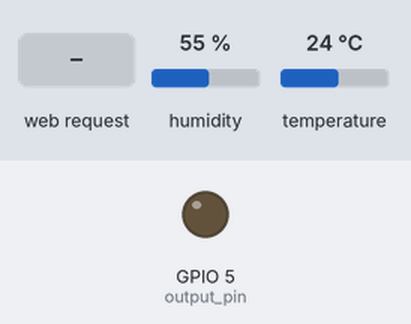
Recording of a sketch running on a simulated ESP8266 (NodeMCU). Shown: output pins drawn as LEDs (lit = HIGH). The inputs (shaded band) are chosen by the test bench; at power-on: humidity 55 %, temperature 24 °C. WiFi joins after 1.5 s; servers stay silent unless stated; what the sketch prints to the serial monitor is not drawn.

Above: at 2.7 s.
2.8 s: HTTP request GET /on received
At 4.0 s:
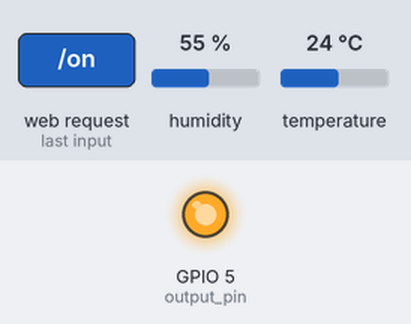
4.3 s: HTTP request GET /off received
At 5.5 s:
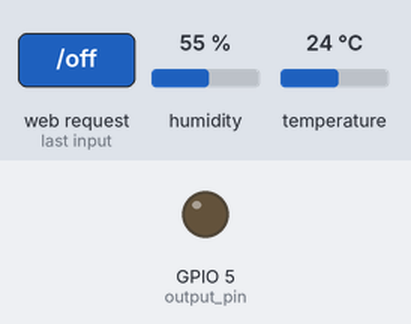
Timing chart, 0 to 7.3 s (numbered marks = the images above; inputs shaded):
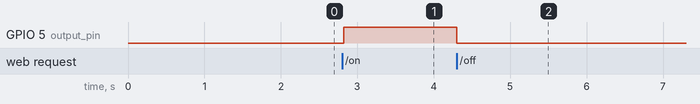

The sketch:

weather_station_lamp_control.ino
```cpp
// WiFi Weather Station

// Required libraries
#include <ESP8266WiFi.h>

// Libraries
#include "DHT.h"

// Pin
#define DHTPIN 0

// Use DHT11 sensor
#define DHTTYPE DHT11

// Initialize DHT sensor
DHT dht(DHTPIN, DHTTYPE, 15);

// WiFi parameters
const char* ssid = "Mauro Jr.'s Hub";
const char* password = "Nasabayabasan17$$";

// Create an instance of the server
WiFiServer server(80);

// Pin
int output_pin = 5;

void setup() {

  // Start Serial
  Serial.begin(115200);
  delay(10);

// Prepare GPIO5
  pinMode(output_pin, OUTPUT);
  digitalWrite(output_pin, 0);

  // Init DHT
  dht.begin();

  // Connect to WiFi network
  Serial.println();
  Serial.println();
  Serial.print("Connecting to ");
  Serial.println(ssid);

  WiFi.begin(ssid, password);

  while (WiFi.status() != WL_CONNECTED) {
    delay(500);
    Serial.print(".");
  }
  Serial.println("");
  Serial.println("WiFi connected");

  // Start the server
  server.begin();
  Serial.println("Server started");

  // Print the IP address
  Serial.println(WiFi.localIP());
}

void loop() {

  // Check if a client has connected
  WiFiClient client = server.available();
  if (!client) {
    return;
  }

  // Wait until the client sends some data
  Serial.println("new client");
  while(!client.available()){
    delay(1);
  }

  // Reading temperature and humidity
  float h = dht.readHumidity();
  // Read temperature as Celsius
  float t = dht.readTemperature();

  // Read the first line of the request
 // String req = client.readStringUntil('\r');
 // Serial.println(req);
//  client.flush();

// Read the first line of the request
  String req = client.readStringUntil('\r');
  Serial.println(req);
  client.flush();

  // Match the request
  if (req.indexOf("/on") != -1){
    digitalWrite(output_pin, 1);
  }
  else if (req.indexOf("/off") != -1) {
    digitalWrite(output_pin, 0);
  }

  client.flush();


  // Prepare the response
  String s = "HTTP/1.1 200 OK\r\nContent-Type: text/html\r\n\r\n";
  s += "<head>";
  s += "<meta name=\"viewport\" content=\"width=device-width, initial-scale=1\">";
  s += "<meta http-equiv=\"refresh\" content=\"60\" />";
  s += "<script src=\"https://code.jquery.com/jquery-2.1.3.min.js\"></script>";
  s += "<link rel=\"stylesheet\" href=\"https://maxcdn.bootstrapcdn.com/bootstrap/3.3.4/css/bootstrap.min.css\">";
  s += "<style>body{font-size: 24px;} .voffset {margin-top: 30px;}</style>";
  s += "</head>";

  s += "<h1>Sample IoT Application</h1>";
  s += "<h2>ESP8266 Controlled Lamp</h2>";
  s += "<div class=\"row\">";
  s += "<div class=\"col-md-2\"><input class=\"btn btn-block btn-lg btn-primary\" type=\"button\" value=\"On\" onclick=\"on()\"></div>";
  s += "<div class=\"col-md-2\"><input class=\"btn btn-block btn-lg btn-danger\" type=\"button\" value=\"Off\" onclick=\"off()\"></div>";
  s += "</div></div>";
  s += "<script>function on() {$.get(\"/on\");}</script>";
  s += "<script>function off() {$.get(\"/off\");}</script>";

  //s += "<div class=\"container\">";
  s += "<h1>DHT11 WiFi Demo</h1>";
  s += "<div class=\"row\">";
  s += "<div class=\"col-md-2\">Temperature: </div><div class=\"col-md-2\">" + String(t) + "</div>";
  s += "<div class=\"col-md-2\">Humidity: </div><div class=\"col-md-2\">" + String(h) + "</div>";
  s += "</div>";

  s += "</div>";

  // Send the response to the client
  client.print(s);
  delay(1);
  Serial.println("Client disconnected");

  // The client will actually be disconnected
  // when the function returns and 'client' object is detroyed
}
```

Measured:
- after the input at 2.8 s, GPIO 5 (output_pin): LOW → HIGH at once
- after the input at 4.3 s, GPIO 5 (output_pin): HIGH → LOW at once
